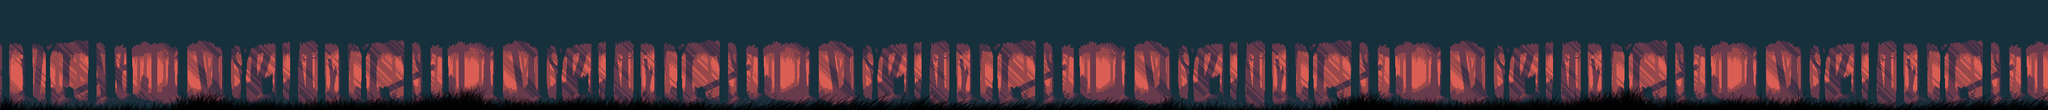

Tiled map render using the project's own tile images. Description and the map definition, with tile-layer contents summarised, below:
An orthogonal 240x13 tile map with 16x16 px tiles, 5 tile layers (Background Color, Background Trees, Midground Trees, Foreground Trees, ...), 5 tilesets.

<map version="1.2" tiledversion="1.3.1" orientation="orthogonal" renderorder="right-down" compressionlevel="-1" width="240" height="13" tilewidth="16" tileheight="16" infinite="0" nextlayerid="7" nextobjectid="1">
 <tileset firstgid="1" source="bg_trees.tsx" />
 <tileset firstgid="511" source="far_trees.tsx" />
 <tileset firstgid="1140" source="mid_trees.tsx" />
 <tileset firstgid="1769" source="close_trees.tsx" />
 <tileset firstgid="2398" source="ground.tsx" />
 <layer id="1" name="Background Color" width="240" height="13" locked="1">
  <data>[3120 cells, 3120 non-empty, 366 distinct tile ids]</data>
 </layer>
 <layer id="2" name="Background Trees" width="240" height="13" locked="1">
  <data>[3120 cells, 3120 non-empty, 481 distinct tile ids]</data>
 </layer>
 <layer id="3" name="Midground Trees" width="240" height="13" locked="1">
  <data>[3120 cells, 3120 non-empty, 481 distinct tile ids]</data>
 </layer>
 <layer id="4" name="Foreground Trees" width="240" height="13" locked="1">
  <data>[3120 cells, 3120 non-empty, 481 distinct tile ids]</data>
 </layer>
 <layer id="6" name="Grass" width="240" height="13" locked="1">
  <data>[3120 cells, 720 non-empty, 408 distinct tile ids]</data>
 </layer>
</map>
